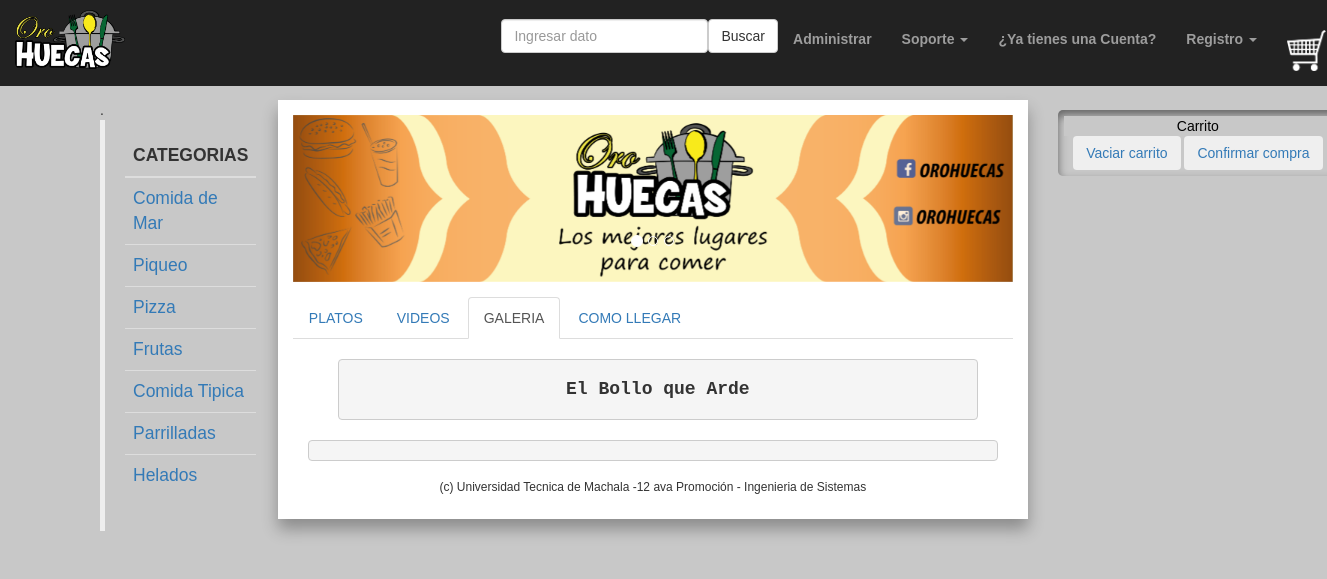
The page /tiendaonline/galeria.php?id=1 on the database its author committed.
### tables this page shows
CREATE TABLE IF NOT EXISTS `categoria` (
  `cat_id` int(11) NOT NULL AUTO_INCREMENT,
  `cat_nombre` varchar(60) DEFAULT NULL,
  `cat_descripcion` varchar(60) DEFAULT NULL,
  PRIMARY KEY (`cat_id`)
);

CREATE TABLE IF NOT EXISTS `hueca` (
  `hue_id` int(11) NOT NULL AUTO_INCREMENT,
  `hue_nombre` varchar(45) DEFAULT NULL,
  `hue_descripcion` varchar(100) NOT NULL,
  `hue_direccion` varchar(45) DEFAULT NULL,
  `hue_telefono` varchar(10) DEFAULT NULL,
  `hue_horario` varchar(45) DEFAULT NULL,
  `hue_logo` varchar(80) DEFAULT NULL,
  `hue_banner` varchar(80) DEFAULT NULL,
  `hue_menu` varchar(80) DEFAULT NULL,
  `hue_video` varchar(100) DEFAULT NULL,
  `hue_abre` time DEFAULT NULL,
  `hue_cierra` time DEFAULT NULL,
  `dias` varchar(10) NOT NULL,
  `latitud` varchar(30) NOT NULL,
  `longitud` varchar(30) NOT NULL,
  `cat_id` int(11) NOT NULL,
  PRIMARY KEY (`hue_id`),
  KEY `fk_hueca_categoria_idx` (`cat_id`)
);

### tiendaonline/php/cabecera.inc (the view, shortened to what this page needs)
<?php include "php/config.inc" ?>
<!doctype html>
<html lang="es">
	<head>
		<link rel="stylesheet" type="text/css" href="css/imagenes.css">
		<link href="//maxcdn.bootstrapcdn.com/font-awesome/4.2.0/css/font-awesome.min.css" rel="stylesheet">
		<link rel="stylesheet" type="text/css" href="css/lightbox.css">
	</head>
		<body>
<nav class=" navbar-fixed-top navbar-default navbar-inverse" role="navigation">
    <div class="collapse navbar-collapse" id="bs-example-navbar-collapse-1">
	    <ul class="nav navbar-nav navbar-left ">
	   <li><a href="//localhost/huecas_ElOro/tiendaonline" title="Volver al inicio">
		  <img src="./img/logohuecas.png" class="img-rounded" width=110px>
		  </a>
		</li>
		</ul>
      <ul class="nav navbar-nav navbar-right ">
		<form class="nav navbar-nav" role="search">
          <div class="form-group">
          <input type="text" class="form-control" placeholder="Ingresar dato">
        </div>
        </form>
		<form class="nav navbar-nav" role="search">
          <div class="form-group">
        <button type="submit" class="btn btn-default">Buscar</button>
		</div>
        </form>
        <li><a href="./admin/index.php"><b>Administrar</b></a></li>
        <li class="dropdown">
          <a href="#" class="dropdown-toggle" data-toggle="dropdown"><b>Soporte </b><span class="caret"></span></a>
        </li>
		<li><a href=""><b>¿Ya tienes una Cuenta?</b></a></li>
        <li class="dropdown">
          <a href="#" class="dropdown-toggle" data-toggle="dropdown"><b>Registro</b> <span class="caret"></span></a>
        </li>
    <li><a href="./carrito.php" title="ver carrito de compras">
      <img src="./img/carrito1.png" class="img-rounded" width=40px>
      </a>
    </li>
      </ul>
    </div>
</nav>
<div class="row">
   <div class=" col-md-2">.
    <blockquote>
    <?php
    $conexion = mysqli_connect($servidor,$usuario,$contrasena,$basededatos);
    mysqli_set_charset($conexion, "utf8");
    $peticion = "SELECT * FROM categoria";
    $resultado = mysqli_query($conexion, $peticion);
    echo "<table class='table table-hover'> <thead>
        <tr>
            <th>CATEGORIAS</th>
        </tr>
    </thead>
    <tbody>";
    while($fila = mysqli_fetch_array($resultado)) {
      echo "<tr>";
      echo "<td><a href='categoria.php?id=".$fila['cat_id']."'>".$fila['cat_nombre']."</a></td>";
      echo "</tr>";
      }
      echo "</tbody>";
      echo "</table>";
    ?>
	</blockquote>
	</div>
<div id="contenedor" class="col-md-10" >
 <header>
 <div id="carousel-example-generic" class="carousel slide" data-ride="carousel">
  <ol class="carousel-indicators">
    <li data-target="#carousel-example-generic" data-slide-to="0" class="active"></li>
    <li data-target="#carousel-example-generic" data-slide-to="1"></li>
    <li data-target="#carousel-example-generic" data-slide-to="2"></li>
  </ol>
  <div class="carousel-inner">
    <div class="item active">
      <img src="img/banner.png">
      <div class="carousel-caption">
      </div>
    </div>
  </div>
  <a class="left carousel-control" href="#carousel-example-generic" role="button" data-slide="prev">
    <span class="glyphicon glyphicon-chevron-left"></span>
  </a>
  <a class="right carousel-control" href="#carousel-example-generic" role="button" data-slide="next">
    <span class="glyphicon glyphicon-chevron-right"></span>
  </a>
</div>
</header>

### tiendaonline/galeria.php (shortened to what this page needs)
<?php include "php/cabecera.inc" ?>
<?php include "php/config.inc" ?>
<?php
	echo "
		<ul class='nav nav-tabs'>
  <li ><a href='hueca.php?id=".$_GET['id']."'>PLATOS</a></li>
  <li><a href='videos.php?id=".$_GET['id']."'>VIDEOS</a></li>
  <li class='active'><a href='#'>GALERIA</a></li>
  <li><a href='comollegar.php?id=".$_GET['id']."'>COMO LLEGAR</a></li>
		</ul>
	";
?>
   <?php
    echo "<div class='galeria'>";
        $conexion = mysqli_connect($servidor,$usuario,$contrasena,$basededatos);
		mysqli_set_charset($conexion, "utf8");
		$peticion2="SELECT * FROM hueca Where hue_id=".$_GET['id'];
		$resultado2=mysqli_query($conexion, $peticion2);
		while($fila = mysqli_fetch_array($resultado2)) {
			$nombrehueca = $fila['hue_nombre'];
		}
		echo "<div class='container-fluid text-center'>";
		echo "<pre><h4> <strong>".$nombrehueca." </strong></h4></pre>";
		echo "</div>";
	echo "</div>";
	echo "<div class='container-fluid text-center'>";
	echo "<pre></pre>";
	echo "</div>";
 ?>
<?php include "php/piedepagina.inc" ?>

### tiendaonline/php/piedepagina.inc
			<footer>
				<h6>(c) Universidad Tecnica de  Machala -12 ava Promoción - Ingenieria de Sistemas</h6>
			</footer>
			</div>
<div class="col-md-1">
   <div class="container">
			<div id="contienecarrito" class="center text-center">
				<div id="carrito" style="background:rgb(200,200,200);color:black;">
					Carrito
				</div>
					<a href='php/destruir.php'><button class="btn">Vaciar carrito</button></a>
					<a href='confirmar.php'><button class="btn">Confirmar compra</button></a>
			</div>
  </div>
</div>
</div>
</body>
</html>

### tiendaonline/css/pcmac.css (style rules this page uses)
body { font-family:arial;background:rgb(200,200,200);margin:0px;padding:100px; }
#contenedor { width:750px;margin:auto;box-shadow:0px 10px 15px rgba(0,0,0,0.3);background:white;padding:15px; }
#contienecarrito { position:absolute;margin-left:0%;top:10px;clear:both;width:280px;float:right;padding:6px;border-radius:5px;box-shadow:0px 5px 10px rgba(0,0,0,0.5) inset;background:rgb(200,200,200); }
header a { text-decoration:none;color:black; }
header { margin-bottom:15px; }
blockquote { border-top:0px dashed rgb(200,200,200);padding-top:15px;padding-bottom:15px; }
#carrito { background:black; }
footer { text-align:center; }

### tiendaonline/galeria.php (style rules this page uses)
.galeria { width: 700px; margin: auto; padding: 20px 10px 10px 20px; }

### rows shown on the page
categoria: cat_nombre "Comida de Mar"
categoria: cat_nombre "Piqueo"
categoria: cat_nombre "Pizza"
categoria: cat_nombre "Frutas"
categoria: cat_nombre "Comida Tipica"
categoria: cat_nombre "Parrilladas"
categoria: cat_nombre "Helados"
hueca: hue_nombre "El Bollo que Arde"
